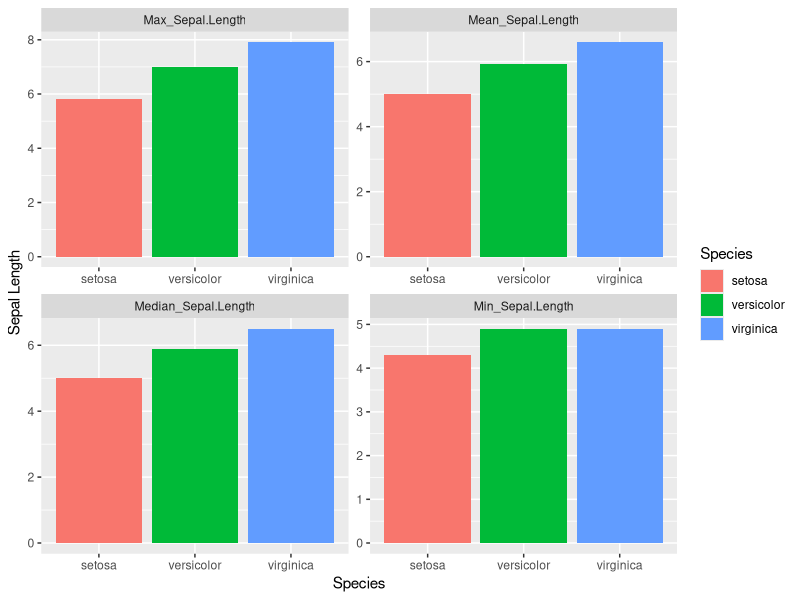
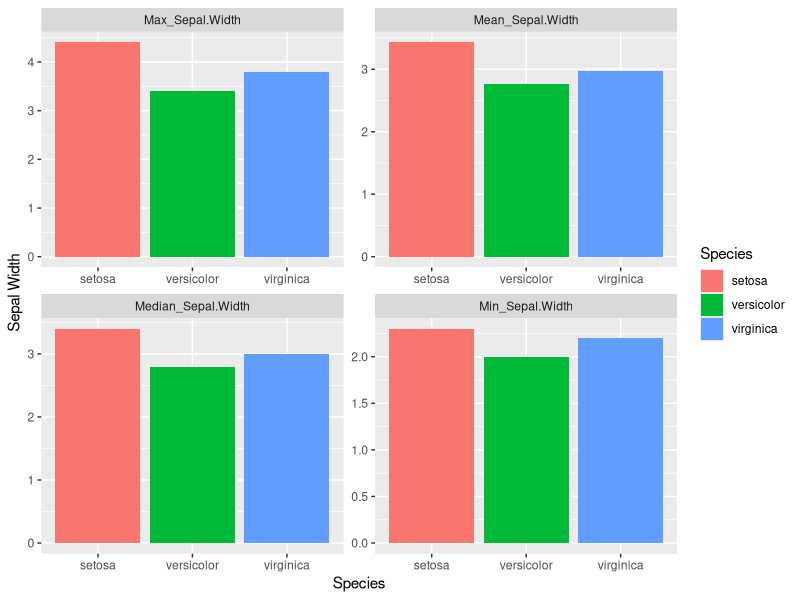
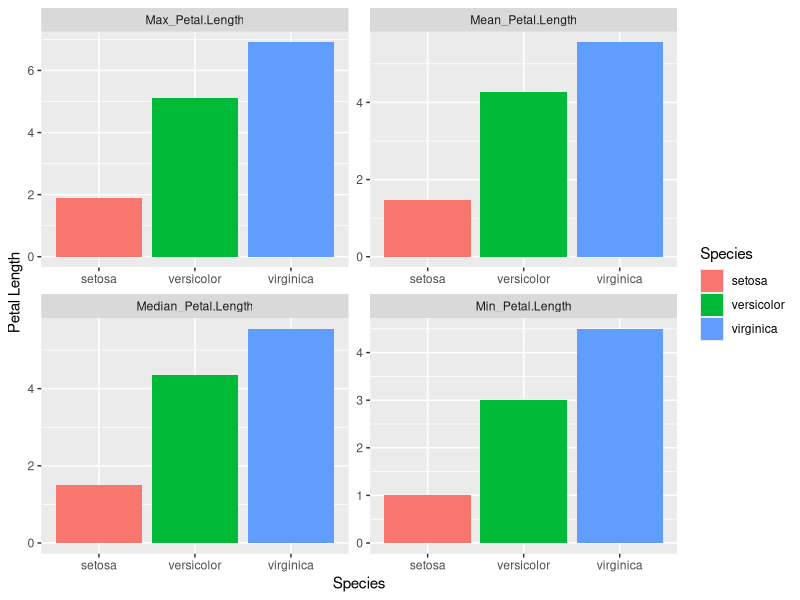
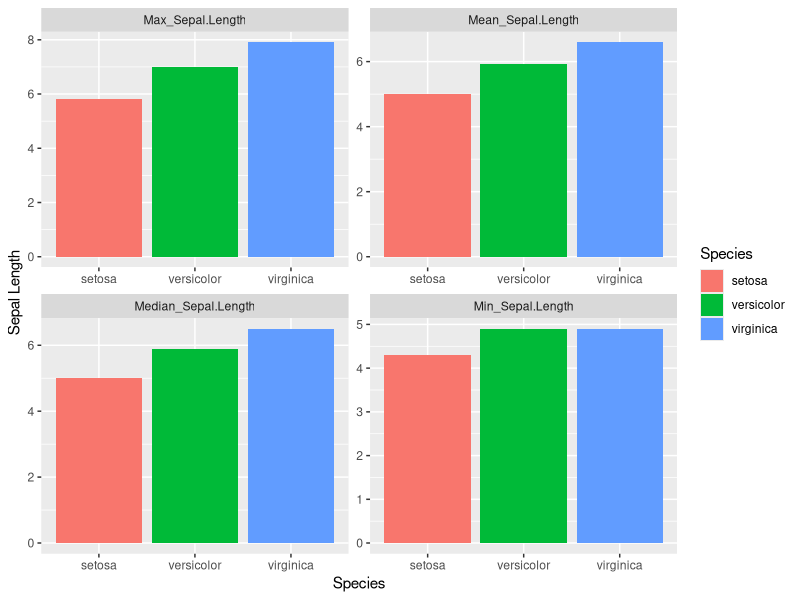
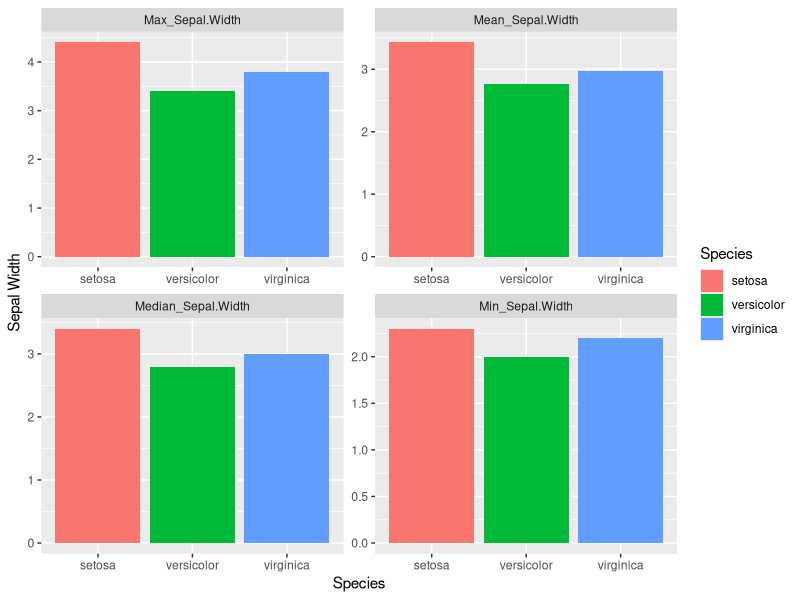
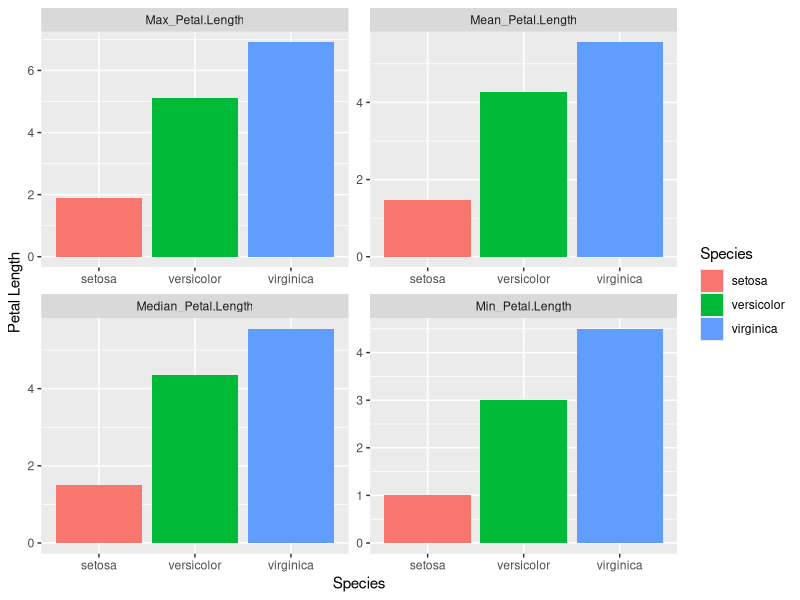
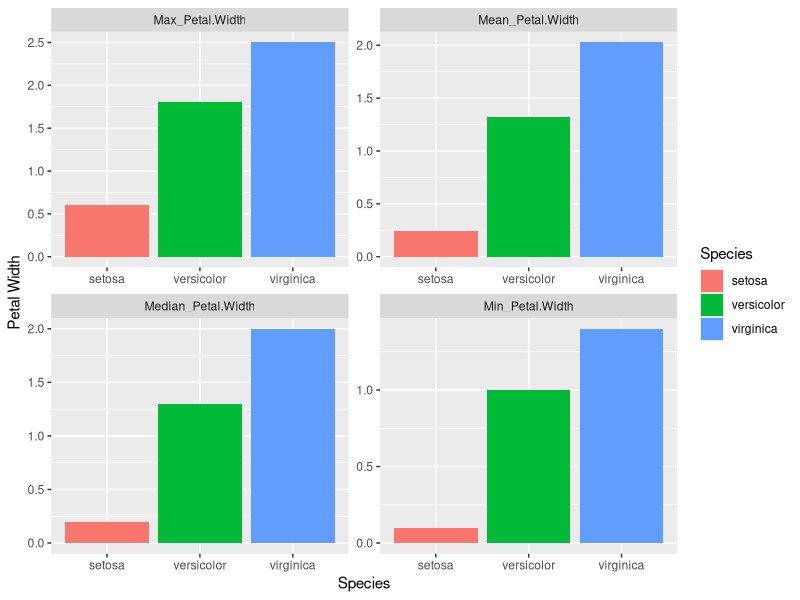
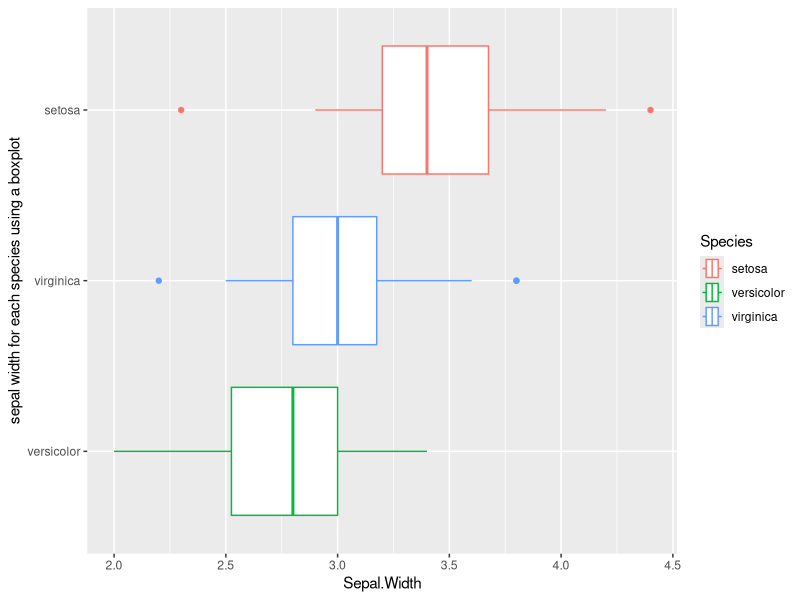

The R script that drew these images, in order:
## ---- chunk 1
library(dplyr)
library(ggplot2)
library(tidyr)

## ---- chunk 2

iris_summary <- iris %>%
  group_by(Species) %>%
  summarize(
    Mean_Sepal.Length = mean(Sepal.Length),
    Median_Sepal.Length = median(Sepal.Length),
    Min_Sepal.Length = min(Sepal.Length),
    Max_Sepal.Length = max(Sepal.Length),
    
    Mean_Sepal.Width = mean(Sepal.Width),
    Median_Sepal.Width = median(Sepal.Width),
    Min_Sepal.Width = min(Sepal.Width),
    Max_Sepal.Width = max(Sepal.Width),
    
    Mean_Petal.Length = mean(Petal.Length),
    Median_Petal.Length = median(Petal.Length),
    Min_Petal.Length = min(Petal.Length),
    Max_Petal.Length = max(Petal.Length),
    
    Mean_Petal.Width = mean(Petal.Width),
    Median_Petal.Width = median(Petal.Width),
    Min_Petal.Width = min(Petal.Width),
    Max_Petal.Width = max(Petal.Width)
  )

## ---- chunk 3
iris_summary_long <- iris_summary %>%
  pivot_longer(cols = contains("Sepal.Length"), 
               names_to = "Statistic", 
               values_to = "Value")

iris_summary_long2 <- iris_summary %>%
  pivot_longer(cols = contains("Sepal.Width"), 
               names_to = "Statistic", 
               values_to = "Value")

iris_summary_long3 <- iris_summary %>%
  pivot_longer(cols = contains("Petal.Length"), 
               names_to = "Statistic", 
               values_to = "Value")

iris_summary_long4 <- iris_summary %>%
  pivot_longer(cols = contains("Petal.Width"), 
               names_to = "Statistic", 
               values_to = "Value")


iris_summary_long5 <- iris_summary %>%
  pivot_longer(cols = matches("(Sepal.Width|Petal.Width)"), 
               names_to = "Statistic", 
               values_to = "Value")

## ---- chunk 4
Sepal_Length_Plot <-
  ggplot(data = iris_summary_long, aes(x = Species, y = Value, fill = Species)) +
  geom_bar(stat = "identity", position = "dodge") +
  facet_wrap( ~ Statistic, scales = "free") +
  labs(y = "Sepal Length")

print(Sepal_Length_Plot)


Sepal_Width_Plot <-
  ggplot(data = iris_summary_long2, aes(x = Species, y = Value, fill = Species)) +
  geom_bar(stat = "identity", position = "dodge") +
  facet_wrap(~ Statistic, scales = "free") +
  labs(y = "Sepal Width")

print(Sepal_Width_Plot)

Petal_Length_Plot <-
  ggplot(data = iris_summary_long3, aes(x = Species, y = Value, fill = Species)) +
  geom_bar(stat = "identity", position = "dodge") +
  facet_wrap(~ Statistic, scales = "free") +
  labs(y = "Petal Length")

print(Petal_Length_Plot)

Petal_Width_Plot <-
  ggplot(data = iris_summary_long4, aes(x = Species, y = Value, fill = Species)) +
  geom_bar(stat = "identity", position = "dodge") +
  facet_wrap(~ Statistic, scales = "free") +
  labs(y = "Petal Width")

## ---- chunk 5

IrisHistogram <- list(Sepal_Length_Plot, Sepal_Width_Plot, Petal_Length_Plot, Petal_Width_Plot)

print(IrisHistogram)
## ---- chunk 6

iris %>%
  ggplot(aes(x = Sepal.Width, y = factor(Species, levels = c("versicolor", "virginica", "setosa")))) +
  geom_boxplot(aes(color = Species))+
  labs(y = "sepal width for each species using a boxplot")

## ---- chunk 7
iris %>% 
  ggplot(aes(x = Sepal.Length, y = Petal.Length)) + 
  geom_point(mapping = aes(color = Species))+
  geom_smooth(method = "lm", se = FALSE, aes(group = 1))

## ---- chunk 8
correlations <- iris %>%
  group_by(Species) %>%
  summarize(correlation = cor(Sepal.Length, Petal.Length))

print(correlations)


